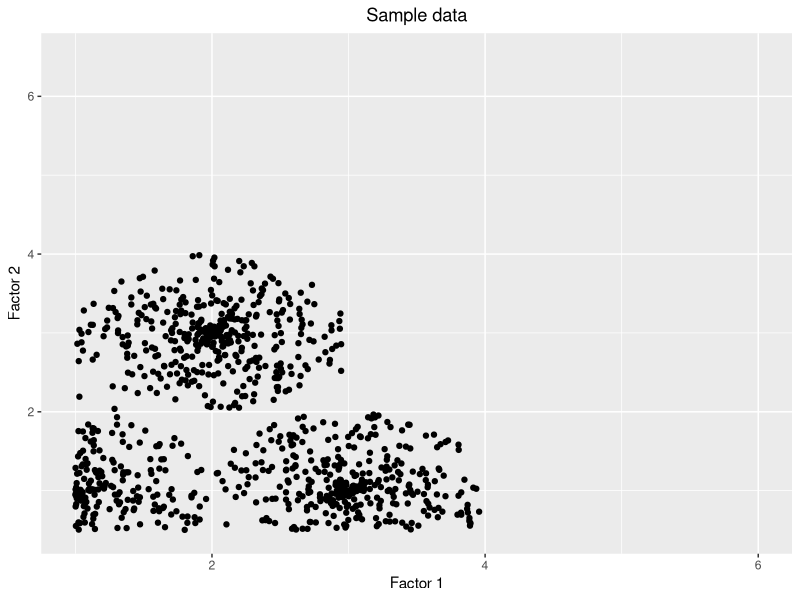
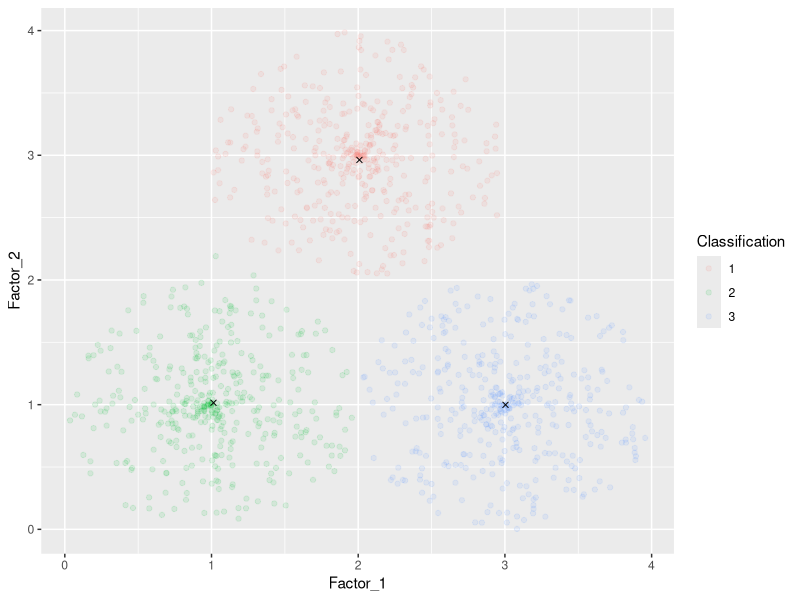

These figures' R source, in order:
#### Week 7 Lecture (Example 2) ####

library(tidyverse)
library(class)

k_means_data=read_csv(file="wk7_data.csv") 
#load data into R

head(k_means_data) 
#quickly inspect data again

k_means_data=k_means_data %>%
  select(-ID,-Classification) 
#for the purposes of this exercise, remove columns 1 and 4 (unsupervised learning no labels)

#let's make a quick plot of the data 
ggplot() + 
  geom_point(data=k_means_data,aes(x=Factor_1,y=Factor_2)) +
  xlab("Factor 1") +
  ylab("Factor 2") +
  ggtitle("Sample data") +
  theme(plot.title = element_text(hjust = 0.5)) +
  #centralize the title of the plot
  xlim(1,6) +
  #set the lower and upper limits of the x-axis
  ylim(0.5,6.5)
  #set the lower and upper limits of the y-axis 

clustering=kmeans(k_means_data,3) 
#Use the kmeans function to run the k-means 
#clustering algorithm and choose k = 2
?kmeans
clustering
#see the output from the kmeans function
#obtain a bunch of 1's and 2's representing
#the assigned clusters for our data 

class(clustering)
#the class function returns the type of object used 
#as an input or argument. 
#for example, the clustering object here 
#is a "kmeans" object.
#A lot of basic techniques we have seen also
#work on this class.
#In particular, the available components behave
#like columns in a tibble, so we can use the $ sign 
#to extract information from the available components.

#For example, extract "cluster" from "available components", group 1 or 2
clustering$cluster 

clustering$size 
#size of each cluster
#one cluster has 792 individual observations, 
#and the other cluster has 400.

clustering$centers 
#the two centers of the clusters, the centroids of our final clusters

clustered_data = k_means_data %>%
  mutate(Classification = clustering$cluster) 
#merge the clustering output with the original data set
#by adding an additional column "Classification"

#?kmeans

head(clustered_data) 
#inspect the merged data

clustered_data$Classification=
  as.character(clustered_data$Classification) 
#change to characters since the cluster number 
#should be a categorical variable

head(clustered_data) 
#inspect the merged data again

#Let's make a plot
ggplot() +
  geom_point(data=clustered_data,
             aes(x=Factor_1,y=Factor_2,
                 color=Classification),alpha=0.1) +
  #plot the data from the clustered_data object
  #set the opacity as 10%
  geom_point(data=as.data.frame(clustering$centers),
             aes(x=Factor_1,y=Factor_2),shape=4)
  #plot the centers of the clusters
  #get the centers by using clustering$centers
  #the geom_point function requires the data in 
  #a tibble format. 
  #use the as.data.frame function to convert 
  #it to a tibble
  #change the icon used in the graph by 
  #adjusting the shape parameter, say shape=4

#the graph gives a teal cluster and a red cluster, 
#as well as the centers of the two clusters 
#plotted as crosses.

#save the output as a csv file
write_csv(clustered_data,"Clean_Results.csv")

